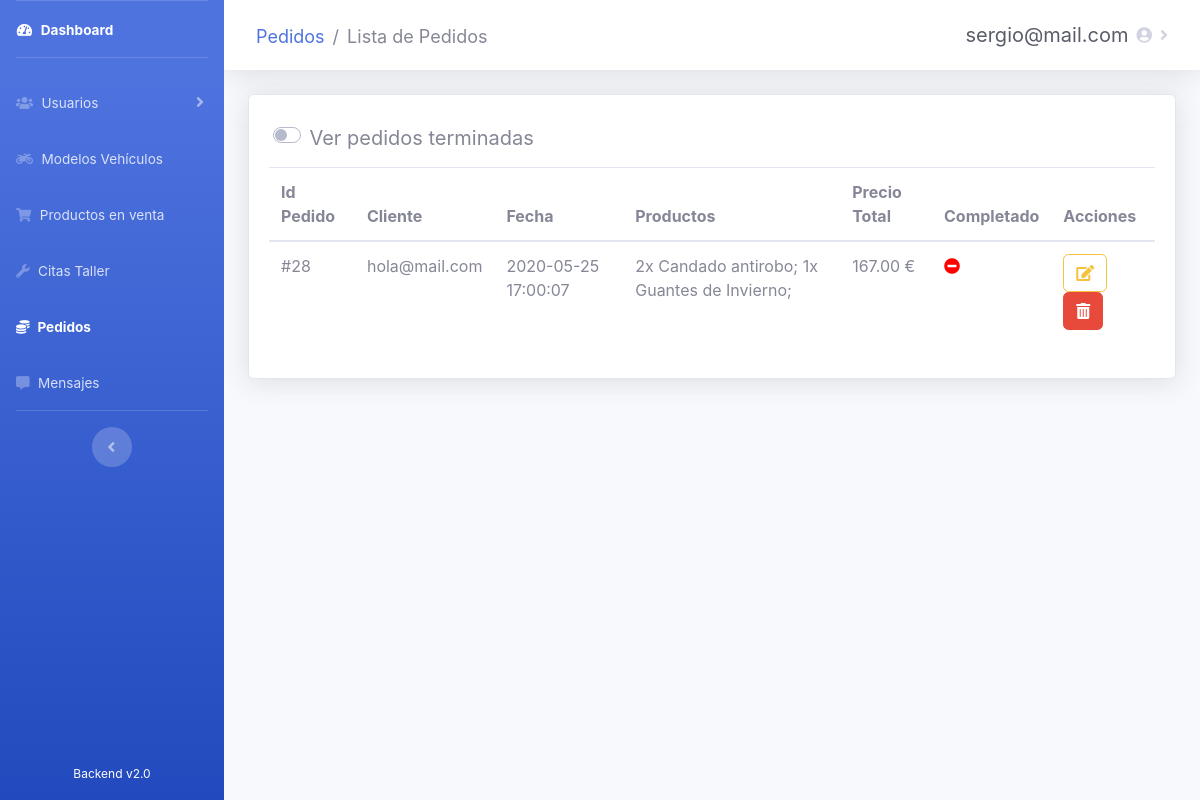
The page /admin/sales/pedidos.php (signed in) on the database as committed earlier.
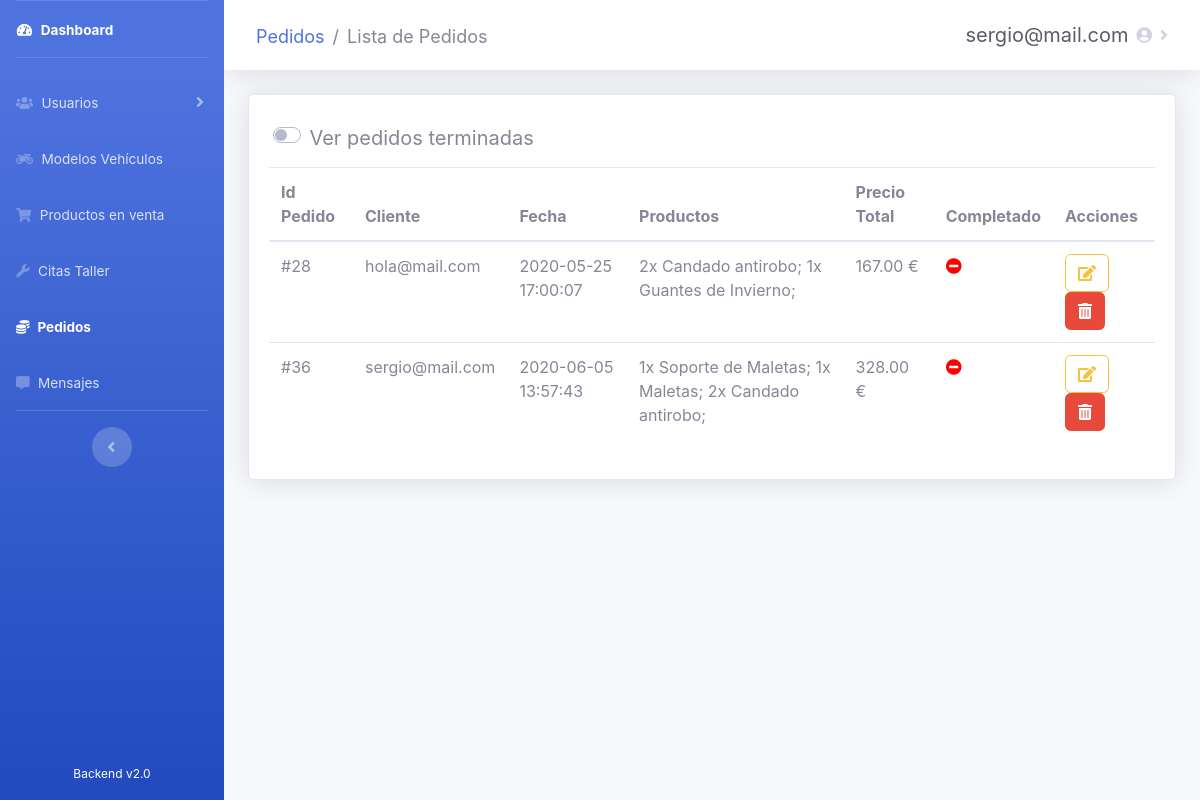
The same page on the database as committed later.
### tables this page shows
CREATE TABLE `ventas` (
  `id_venta` int(10) NOT NULL,
  `id_usuario` int(10) NOT NULL,
  `fecha` datetime NOT NULL,
  `precio_total` double(8,2) NOT NULL,
  `completada` tinyint(1) NOT NULL DEFAULT 0
);

CREATE TABLE `usuarios` (
  `id_usuario` int(10) NOT NULL,
  `email` varchar(40) NOT NULL,
  `password` varchar(80) DEFAULT NULL,
  `nombre` varchar(30) DEFAULT NULL,
  `apellidos` varchar(60) DEFAULT NULL,
  `direccion` varchar(100) DEFAULT NULL,
  `localidad` varchar(30) DEFAULT NULL,
  `provincia` int(10) DEFAULT NULL,
  `cp` int(5) DEFAULT NULL,
  `telefono` int(15) DEFAULT NULL,
  `is_admin` tinyint(1) DEFAULT 0,
  `registrado` tinyint(1) DEFAULT 1
);

CREATE TABLE `venta_productos` (
  `id_venta` int(10) NOT NULL,
  `id_producto` int(10) NOT NULL,
  `cantidad` int(10) DEFAULT NULL
);

CREATE TABLE `productos` (
  `id_producto` int(10) NOT NULL,
  `nombre` varchar(40) NOT NULL,
  `precio` double(10,2) NOT NULL,
  `descripcion` varchar(250) NOT NULL,
  `stock` int(10) NOT NULL,
  `imagen` mediumblob NOT NULL,
  `is_active` tinyint(1) NOT NULL
);

### admin/sales/pedidos.php (the view, shortened to what this page needs)
<?php
require_once('../recursos/conexionBD.php');
if (!isset($_SESSION['usuario']) and $_SESSION['estado'] != 'Autenticado') {
    header('Location: ../administrar.php');
} else {
    $usuario = $_SESSION['usuario'];
}
?>
<!DOCTYPE html>
<html lang="es">
<head>
    <link rel="stylesheet" href="https://use.fontawesome.com/releases/v5.11.2/css/all.css">
    <link href="../../css/sidebar-admin.css" rel="stylesheet">
    <link rel="stylesheet" type="text/css" href="https://cdn.datatables.net/v/bs4/dt-1.10.21/b-1.6.2/r-2.2.4/datatables.min.css" />
</head>
<body id="page-top">
    <div id="wrapper">
        <ul class="navbar-nav bg-gradient-primary sidebar sidebar-dark accordion" id="accordionSidebar">
            <div class="navbar-nav" style="height: 95%">
                <li class="nav-item active">
                    <a class="nav-link" href="../dashboard.php">
                        <i class="fas fa-fw fa-tachometer-alt"></i>
                        <span>Dashboard</span>
                    </a>
                </li>
                <hr class="sidebar-divider">
                <li class="nav-item">
                    <a class="nav-link collapsed" href="#" data-toggle="collapse" data-target="#collapse3" aria-expanded="true" aria-controls="collapse3">
                        <i class="fas fa-users"></i>
                        <span>Usuarios</span>
                    </a>
                </li>
                <li class="nav-item">
                    <a class="nav-link" href="../vehicles/vehiculos.php">
                        <i class="fas fa-motorcycle"></i>
                        <span>Modelos Vehículos</span>
                    </a>
                </li>
                <li class="nav-item">
                    <a class="nav-link" href="../products/productos.php">
                        <i class="fas fa-shopping-cart"></i>
                        <span>Productos en venta</span>
                    </a>
                </li>
                <li class="nav-item">
                    <a class="nav-link" href="../tasks/citas.php">
                        <i class="fas fa-wrench"></i>
                        <span>Citas Taller</span>
                    </a>
                </li>
                <li class="nav-item active">
                    <a class="nav-link" href="#">
                        <i class="fas fa-coins"></i>
                        <span>Pedidos</span>
                    </a>
                </li>
                <li class="nav-item">
                    <a class="nav-link" href="../messages/mensajes.php">
                        <i class="fas fa-comment-alt"></i>
                        <span>Mensajes</span>
                    </a>
                </li>
                <hr class="sidebar-divider d-none d-md-block">
                <div class="text-center d-none d-md-inline">
                    <button class="rounded-circle border-0" id="sidebarToggle"></button>
                </div>
            </div>
            <div class="text-center">
                <div class="container">
                    <span style="color: white; font-size: 12px">Backend v2.0</span>
                </div>
            </div>
        </ul>
        <div id="content-wrapper" class="d-flex flex-column">
            <div id="content" style="max-height: 100%">
                <nav class="navbar navbar-expand navbar-light bg-white topbar mb-4 static-top shadow">
                    <nav aria-label="breadcrumb">
                        <ol class="breadcrumb">
                            <li class="breadcrumb-item"><a href="#"> Pedidos</a></li>
                            <li class="breadcrumb-item active" aria-current="page">Lista de Pedidos</li>
                        </ol>
                    </nav>
                    <ul class="navbar-nav ml-auto">
                        <li class="nav-item dropdown">
                            <a class="nav-link dropdown-toggle" href="#" id="usuarioDropdown" role="button" data-toggle="dropdown" aria-haspopup="true" aria-expanded="false">
                                <span class="mr-2 d-none d-lg-inline text-gray-800 medium" style="font-size: 20px"><?php print($usuario) ?></span>
                                <i class="fas fa-user-circle"></i>
                            </a>
                        </li>
                    </ul>
                </nav>
                <div class="container-fluid">
                    <div class="card shadow mb-4">
                        <div class="card-body">
                            <div class="custom-switch form-control-lg" style="margin-left: 0.5%; margin-bottom: 0.5%">
                                <label class="custom-control-label" for="verTerminados">Ver pedidos terminadas</label>
                            </div>
                            <div class="table-responsive" id="pedidosPendientes">
                                <table class="table pedidos" cellspacing="0">
                                    <thead>
                                        <tr>
                                            <th>Id Pedido</th>
                                            <th>Cliente</th>
                                            <th>Fecha</th>
                                            <th>Productos</th>
                                            <th>Precio Total</th>
                                            <th>Completado</th>
                                            <th>Acciones</th>
                                        </tr>
                                    </thead>
                                    <tbody>
                                        <?php
                                        $consulta = "SELECT * FROM ventas WHERE completada = 0";
                                        $resultado = mysqli_query($conexion, $consulta);
                                        while ($fila = mysqli_fetch_array($resultado)) { ?>
                                            <tr>
                                                <td><?php echo "#" . $fila["id_venta"]; ?></td>
                                                <td><?php $consulta2 = "SELECT usuarios.email FROM ventas
                                                  INNER JOIN usuarios ON ventas.id_usuario = usuarios.id_usuario WHERE ventas.id_venta = $fila[id_venta]";
                                                    $resultado2 = mysqli_query($conexion, $consulta2);
                                                    while ($fila2 = mysqli_fetch_array($resultado2)) {
                                                        echo $fila2["email"];
                                                    }
                                                    ?></td>
                                                <td><?php echo $fila["fecha"]; ?></td>
                                                <td><?php $consulta3 = "SELECT productos.nombre, venta_productos.cantidad FROM venta_productos
                                                  INNER JOIN productos ON venta_productos.id_producto = productos.id_producto WHERE venta_productos.id_venta = $fila[id_venta]";
                                                    $resultado3 = mysqli_query($conexion, $consulta3);
                                                    while ($fila3 = mysqli_fetch_array($resultado3)) {
                                                        echo $fila3["cantidad"]. "x " . $fila3["nombre"]. "; ";
                                                    }
                                                    ?></td>
                                                <td><?php echo $fila["precio_total"] . " €"; ?></td>
                                                <td><?php echo "<span class='fas fa-minus-circle' title='No realizado' style='color:red'></span>"; ?></td>
                                                <td>
                                                    <a class="btn btn-outline-warning noFocus" href="#" title="Cambiar estado de pedido" onclick="cambiarEstadoPedido('<?php echo $fila["id_venta"]; ?>');"><i class='fas fa-edit'></i></a>
                                                    <a class="btn btn-danger noFocus" title="Anular Pedido" style="cursor: pointer;" onclick="borrarPedido('<?php echo $fila["id_venta"]; ?>');"><i class="fas fa-trash-alt" style="color: white"></i></a>
                                                </td>
                                            </tr>
                                        <?php }; ?>
                                    </tbody>
                                </table>
                            </div>
                        </div>
                    </div>
                </div>
            </div>
        </div>
    </div>
</body>
</html>

Rows that differ between the two databases and show on the page:
added ventas: id_venta "36", fecha "2020-06-05 13:57:43", precio_total "328.00"
now on this page (row unchanged): usuarios: email "sergio@mail.com", shown under "36"
added venta_productos: cantidad "1", id_producto.nombre "Soporte de Maletas", shown under "36"
added venta_productos: cantidad "1", id_producto.nombre "Maletas", shown under "36"
added venta_productos: cantidad "2", id_producto.nombre "Candado antirobo", shown under "36"
